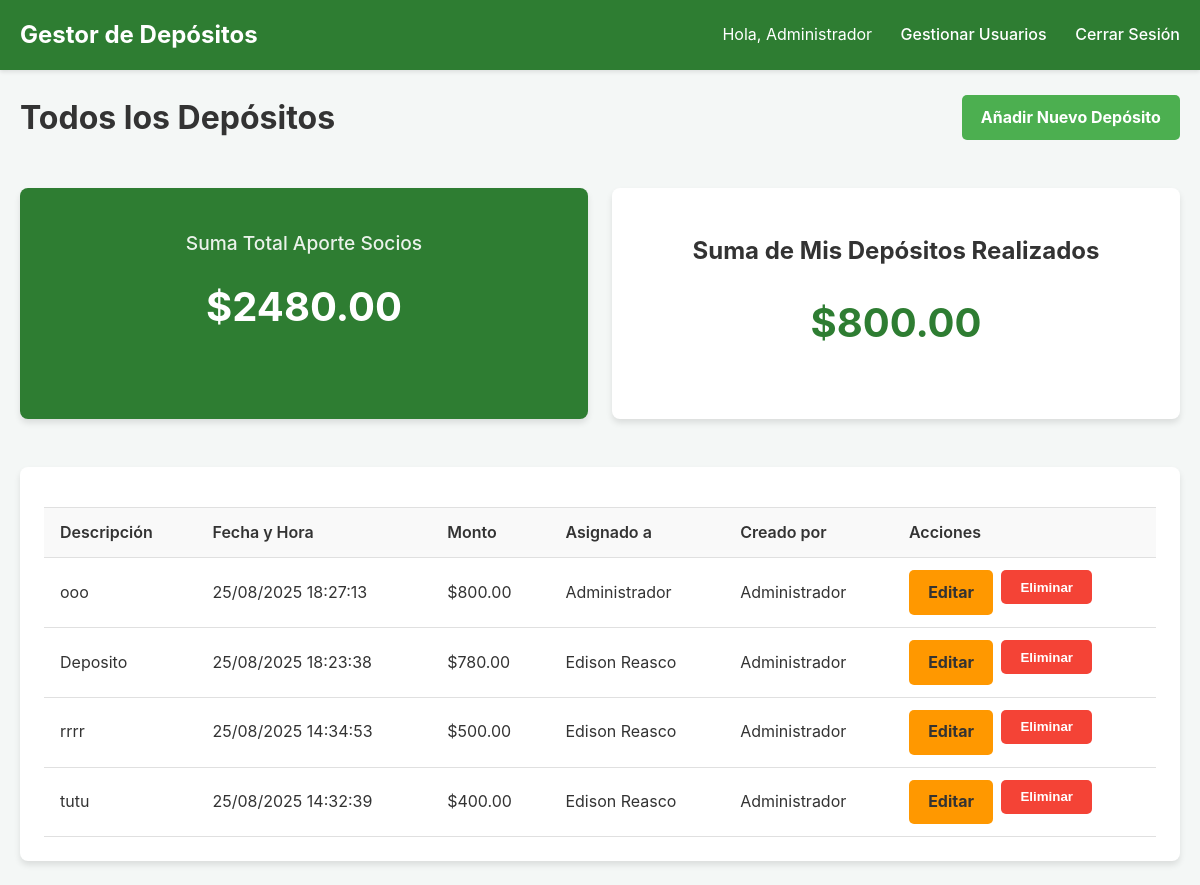
The page /dashboard (signed in) on the database its author committed.
### app.py (models this page shows, shortened)
class User(UserMixin, db.Model):
    id = db.Column(db.Integer, primary_key=True)
    username = db.Column(db.String(80), unique=True, nullable=False)
    password_hash = db.Column(db.String(120), nullable=False)
    role = db.Column(db.String(20), nullable=False, default='normal') # Roles: 'admin' o 'normal'
    @property
    def is_admin(self):
        return self.role == 'admin'

class Deposit(db.Model):
    id = db.Column(db.Integer, primary_key=True)
    description = db.Column(db.String(200), nullable=False)
    amount = db.Column(db.Float, nullable=False)
    timestamp = db.Column(db.DateTime, nullable=False, default=datetime.utcnow)
    recipient_id = db.Column(db.Integer, db.ForeignKey('user.id'), nullable=False)
    creator_id = db.Column(db.Integer, db.ForeignKey('user.id'), nullable=False)
    recipient = db.relationship('User', foreign_keys=[recipient_id], backref=db.backref('deposits', lazy='dynamic'))
    creator = db.relationship('User', foreign_keys=[creator_id], backref=db.backref('created_deposits', lazy=True))

### app.py (the view)
@app.route('/dashboard')
@login_required
def dashboard():
    page = request.args.get('page', 1, type=int)
    global_total_sum = db.session.query(db.func.sum(Deposit.amount)).scalar() or 0
    personal_total_sum = db.session.query(db.func.sum(Deposit.amount)).filter(Deposit.recipient_id == current_user.id).scalar() or 0
    if current_user.is_admin:
        deposits_query = Deposit.query.order_by(Deposit.timestamp.desc())
    else:
        deposits_query = current_user.deposits.order_by(Deposit.timestamp.desc())
    deposits_pagination = deposits_query.paginate(page=page, per_page=5, error_out=False)
    deposits = deposits_pagination.items
    return render_template(
        'dashboard.html',
        deposits=deposits,
        global_total_sum=global_total_sum,
        personal_total_sum=personal_total_sum,
        pagination=deposits_pagination
    )

### app.py (called while the page is built)
@login_manager.user_loader
def load_user(user_id):
    return User.query.get(int(user_id))

### templates/dashboard.html (shortened to what this page needs)
{% extends 'base.html' %}
{% block content %}
<div class="page-header">
    <h1 class="page-title">
        {% if current_user.is_admin %}
            Todos los Depósitos
        {% else %}
            Mis Depósitos
        {% endif %}
    </h1>
    {% if current_user.is_admin %}
        <a href="{{ url_for('create_deposit') }}" class="btn btn-primary">
            Añadir Nuevo Depósito
        </a>
    {% endif %}
</div>
<div style="display: grid; grid-template-columns: repeat(auto-fit, minmax(250px, 1fr)); gap: 1.5rem; margin-bottom: 1.5rem;">
    <div class="card total-sum-card">
        <h2>Suma Total Aporte Socios</h2>
        <p>${{ "%.2f"|format(global_total_sum) }}</p>
    </div>
    <div class="card" style="background-color: #fff; color: #333; text-align: center;">
        <h2>Suma de Mis Depósitos Realizados</h2>
        <p style="color: #2E7D32; font-size: 2.5rem; font-weight: bold; margin-top: 0.5rem;">${{ "%.2f"|format(personal_total_sum) }}</p>
    </div>
</div>
<div class="card">
    <div class="table-wrapper">
        <table class="table">
            <thead>
                <tr>
                    <th>Descripción</th>
                    <th>Fecha y Hora</th>
                    <th>Monto</th>
                    {% if current_user.is_admin %}
                        <th>Asignado a</th>
                        <th>Creado por</th>
                        <th>Acciones</th>
                    {% endif %}
                </tr>
            </thead>
            <tbody>
                {% for deposit in deposits %}
                <tr>
                    <td>{{ deposit.description }}</td>
                    <td>{{ deposit.timestamp.strftime('%d/%m/%Y %H:%M:%S') }}</td>
                    <td>${{ "%.2f"|format(deposit.amount) }}</td>
                    {% if current_user.is_admin %}
                        <td>{{ deposit.recipient.username }}</td>
                        <td>{{ deposit.creator.username }}</td>
                        <td>
                            <div class="table-actions">
                                <a href="{{ url_for('edit_deposit', deposit_id=deposit.id) }}" class="btn btn-warning">Editar</a>
                                <form action="{{ url_for('delete_deposit', deposit_id=deposit.id) }}" method="POST" onsubmit="return confirm('¿Estás seguro?');">
                                    <button type="submit" class="btn btn-danger">Eliminar</button>
                                </form>
                            </div>
                        </td>
                    {% endif %}
                </tr>
                {% else %}
                <tr>
                    <td colspan="{% if current_user.is_admin %}6{% else %}3{% endif %}" style="text-align: center; padding: 2rem;">No hay depósitos para mostrar.</td>
                </tr>
                {% endfor %}
            </tbody>
        </table>
    </div>
</div>
{% endblock %}

### templates/base.html (shortened to what this page needs)
<!doctype html>
<html lang="es">
<head>
    <link rel="stylesheet" href="{{ url_for('static', filename='css/style.css') }}">
</head>
<body>
    <nav class="navbar">
        <div class="container navbar-content">
            <a href="{{ url_for('dashboard') }}" class="navbar-brand">Gestor de Depósitos</a>
            <div class="navbar-links">
                {% if current_user.is_authenticated %}
                    <span class="navbar-user">Hola, {{ current_user.username }}</span>
                    {% if current_user.is_admin %}
                        <a href="{{ url_for('list_users') }}">Gestionar Usuarios</a>
                    {% endif %}
                    <a href="{{ url_for('logout') }}">Cerrar Sesión</a>
                {% else %}
                    <a href="{{ url_for('login') }}">Iniciar Sesión</a>
                {% endif %}
            </div>
        </div>
    </nav>
    <main class="container">
        {% block content %}{% endblock %}
    </main>
</body>
</html>

### static/css/style.css (style rules this page uses)
body { font-family: -apple-system, BlinkMacSystemFont, "Segoe UI", Roboto, "Helvetica Neue", Arial, sans-serif; background-color: #f4f7f6; color: #333; margin: 0; line-height: 1.6; }
.container { max-width: 1200px; margin: 0 auto; padding: 0 20px; }
.navbar { background-color: #2E7D32; color: #fff; padding: 1rem 0; box-shadow: 0 2px 4px rgba(0,0,0,0.1); }
.navbar-content { display: flex; justify-content: space-between; align-items: center; }
.navbar-brand { font-size: 1.5rem; font-weight: bold; color: #fff; text-decoration: none; }
.navbar-links a { color: #fff; text-decoration: none; margin-left: 1.5rem; font-weight: 500; }
.navbar-user { margin-left: 1.5rem; }
main { padding-top: 2rem; padding-bottom: 2rem; }
.card { background-color: #fff; border-radius: 8px; box-shadow: 0 4px 6px rgba(0,0,0,0.1); padding: 1.5rem; margin-bottom: 1.5rem; }
.page-header { display: flex; flex-wrap: wrap; justify-content: space-between; align-items: center; margin-bottom: 1.5rem; gap: 1rem; }
.page-title { font-size: 2rem; font-weight: bold; }
.btn { display: inline-block; text-decoration: none; font-weight: bold; color: #fff; padding: 0.6rem 1.2rem; border-radius: 5px; text-align: center; cursor: pointer; border: none; transition: background-color 0.2s ease-in-out; }
.btn-primary { background-color: #4CAF50; }
.btn-danger { background-color: #f44336; }
.btn-warning { background-color: #ff9800; color: #333; }
.table-wrapper { overflow-x: auto; }
.table { width: 100%; border-collapse: collapse; margin-top: 1rem; }
.table th, .table td { padding: 0.75rem 1rem; text-align: left; border-bottom: 1px solid #e0e0e0; }
.table thead th { background-color: #f9f9f9; font-weight: 600; color: #333; border-top: 1px solid #e0e0e0; }
.table-actions { display: flex; gap: 0.5rem; }
.total-sum-card { background-color: #2E7D32; color: #fff; text-align: center; }
.total-sum-card h2 { font-size: 1.2rem; font-weight: 500; opacity: 0.9; }
.total-sum-card p { font-size: 2.5rem; font-weight: bold; margin-top: 0.5rem; }

### rows shown on the page
User: username "Administrador"
Deposit: description "ooo", timestamp "25/08/2025 18:27:13", amount "800.00", recipient.username "Administrador", creator.username "Administrador"
Deposit: description "Deposito", timestamp "25/08/2025 18:23:38", amount "780.00", recipient.username "Edison Reasco", creator.username "Administrador"
Deposit: description "rrrr", timestamp "25/08/2025 14:34:53", amount "500.00", recipient.username "Edison Reasco", creator.username "Administrador"
Deposit: description "tutu", timestamp "25/08/2025 14:32:39", amount "400.00", recipient.username "Edison Reasco", creator.username "Administrador"

### other values the page prints
{{ "%.2f"|format(global_total_sum) }} "2480.00"
{{ "%.2f"|format(personal_total_sum) }} "800.00"
